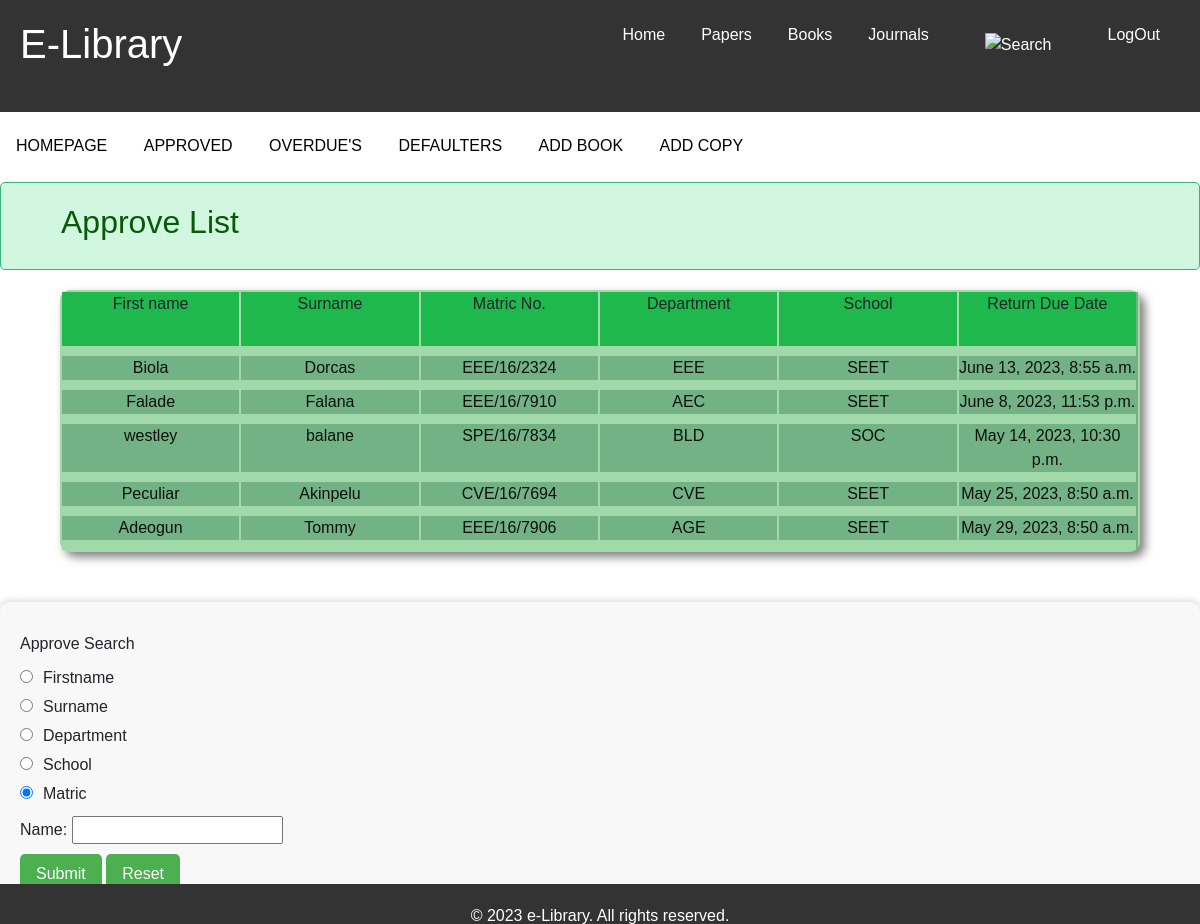
Screenshot of /approve/ (signed in) with the database file from the repository.
### libraryhelper/models.py (models this page shows, shortened)
class Loan(models.Model):
        copy = models.ForeignKey(Copy, on_delete=models.CASCADE)
        matric = models.CharField(max_length=100)
        firstname = models.CharField(max_length=100)
        surname = models.CharField(max_length=100)
        department = models.CharField(max_length=100)
        school = models.CharField(max_length=100)
        dateloaned = models.DateTimeField(auto_now_add=True)
        returndate = models.DateTimeField(blank=True,null=True)
        expectedreturndate = models.DateTimeField(datetime.now()+timedelta(days=7))
        overlappeddate = models.IntegerField(blank=True)

### libraryhelper/views.py (the view)
# urls.py: path('approve/', views.approve, name="approve"),
@login_required
def approve(request):
    admin = Liberian.objects.get(user=request.user)
    approvelist = Loan.objects.all().order_by('-dateloaned')
    return render(request,'libraryhelper/approvelist.html',{'admin':admin,'approvelist':approvelist})

### libraryhelper/templates/libraryhelper/approvelist.html (shortened to what this page needs)
{% extends "libraryhelper/bookdetail.html" %}
{% load static %}
{% block customcss %}
<link rel="stylesheet" type="text/css" href="{% static 'CSS/homepage.css' %}">
<link rel="stylesheet" href="{% static 'fontawesome-free-5.15.4-web/css/all.css' %}">
{% endblock %}
{% block slider %}
<nav class="home">
    <ul class="homeul">
        <li class="homeli"><a href="{% url 'home' %}">HOMEPAGE</a></li>
        <li class="homeli"><a href="{% url 'approve' %}">APPROVED</a></li>
        <li class="homeli"><a href="{% url 'overdue' %}">OVERDUE'S</a></li>
        <li class="homeli"><a href="{% url 'defaulters' %}">DEFAULTERS</a></li>
        <li class="homeli"><a href="{% url 'addbook' %}">ADD BOOK</a></li>
        <li class="homeli"><a href="{% url 'addcopy' %}">ADD COPY</a></li>
    </ul>
</nav>
<div class="alert">
    <h2>Approve List</h2>
</div>
<section>{% if approvelist.count < 1 %} <p>No reservation approved been made for this book yet</p> {% endif %}
        {% if approvelist %}
        <div class="top">
            <li>First name</li>
            <li>Surname</li>
            <li>Matric No.</li>
            <li>Department</li>
            <li>School</li>
            <li>Return Due Date</li>
        </div>
        <div class="bodi">
            {% for book in approvelist %}
            <li><a href="{% url 'approvestudent' book.id %}">{{book.firstname}}</a></li>
            <li><a href="{% url 'approvestudent' book.id %}">{{book.surname}}</a></li>
            <li><a href="{% url 'approvestudent' book.id %}">{{book.matric}}</a></li>
            <li><a href="{% url 'approvestudent' book.id %}">{{book.department}}</a></li>
            <li><a href="{% url 'approvestudent' book.id %}">{{book.school}}</a></li>
            <li><a href="{% url 'approvestudent' book.id %}">{{book.expectedreturndate}}</a></li>
            {% endfor %}
        </div>
        {% endif%}
</section>
<form action="{% url 'searchapprove' %}" method="POST">
    <p>Approve Search</p>
    <ol>
        <li><input type="radio" name="searchby" value="Firstname">Firstname</li>
        <li><input type="radio" name="searchby" value="Surname">Surname</li>
        <li><input type="radio" name="searchby" value="Department" checked>Department</li>
        <li><input type="radio" name="searchby" value="School" checked>School</li>
        <li><input type="radio" name="searchby" value="matric" checked>Matric</li>
    </ol>
    <P>
        <label for="searchname">Name:
            <input type="text" name="searchname" id="searchname"></label>
    </P>
    <p><input type="submit" value="Submit"> <input type="reset" value="Reset"></p>
</form>
{% endblock %}

### libraryhelper/static/CSS/home.css (style rules this page uses)
* { margin: 0; padding: 0; box-sizing: border-box; }
body { font-family: Arial, sans-serif; }
nav { background-color: #333; display: inline; height: 5vh; z-index: 2; margin: auto; color: white; }
section { margin-bottom: 50px; width: 100%; }
h2 { margin-top: 0; }
ul { list-style: none; margin: 0; padding: 0; }
li { margin-bottom: 10px; }

### libraryhelper/static/CSS/homepage.css (style rules this page uses)
.home { width: 100%; background-color: #f2f2f2; }
.homeul { list-style-type: none; margin: 0; padding: 0; overflow: hidden; }
.homeli { display: inline-block; }
.homeli a { display: block; color: black; text-align: center; padding: 14px 16px; text-decoration: none; }
.alert { width: 100%; margin: 0 auto 20px auto; background-color: #d1f7e0; color: #095a08; padding: 20px; padding-left: 5%; margin-bottom: 20px; border: 1px solid #36b37e; border-radius: 5px; }
section { border: 2px solid #a2d9ab; width: 90%; display: flex; flex-direction: column; margin: 0 auto 20px auto; border-radius: 10px; background-color: #d2f2e0; box-shadow: 5px 5px 10px rgba(0, 0, 0, 0.5); justify-content: space around; }
.top, .bodi { display: flex; flex-wrap: wrap; flex-direction: row; width: 100%; justify-content: space-between; text-align: center; background-color: #a2d9ab; border-right: 2px solid #72b285; }
.top { height: 8vh; }
.top li, .bodi li { width: 16.5%; list-style: none; display: inline; }
.top li { background-color: #1fb84d; }
.bodi li { background-color: #72b285; }
a { text-decoration: None; color: #0c110c; }
form { background-color: #f8f8f8; padding: 20px; border-radius: 10px; margin-top: 50px; box-shadow: 0 0 10px rgba(0, 0, 0, 0.2); }
form p { margin: 10px 0; }
form p input[type="submit"], form p input[type="reset"] { background-color: #4CAF50; color: white; padding: 8px 16px; border: none; border-radius: 5px; cursor: pointer; transition: background-color 0.3s ease; }
form ol { margin: 0; padding: 0; list-style-type: none; }
form ol li { margin: 5px 0; font-size: 16px; }
form ol li input[type="radio"] { margin-right: 10px; }

### rows the page displays
Loan: firstname "Biola", surname "Dorcas", matric "EEE/16/2324", department "EEE", school "SEET", expectedreturndate "June 13, 2023, 8:55 a.m."
Loan: firstname "Falade", surname "Falana", matric "EEE/16/7910", department "AEC", school "SEET", expectedreturndate "June 8, 2023, 11:53 p.m."
Loan: firstname "westley", surname "balane", matric "SPE/16/7834", department "BLD", school "SOC", expectedreturndate "May 14, 2023, 10:30 p.m."
Loan: firstname "Peculiar", surname "Akinpelu", matric "CVE/16/7694", department "CVE", school "SEET", expectedreturndate "May 25, 2023, 8:50 a.m."
Loan: firstname "Adeogun", surname "Tommy", matric "EEE/16/7906", department "AGE", school "SEET", expectedreturndate "May 29, 2023, 8:50 a.m."
